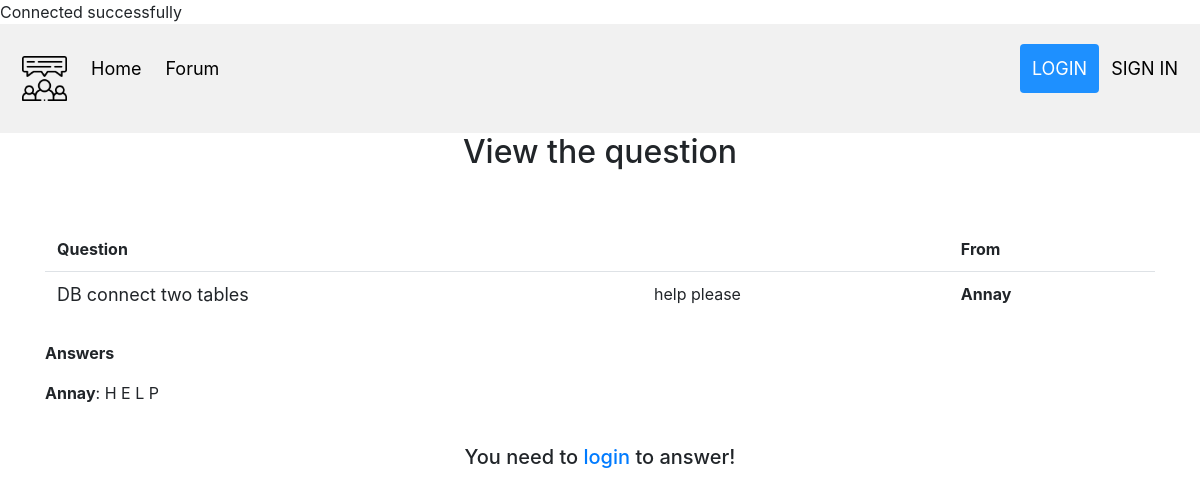
/SystemSecurity_Securewebapp/selection.php?number=127, run on the app's committed database.
### tables this page shows
CREATE TABLE `question` (
  `number` double NOT NULL,
  `titleQ` text NOT NULL,
  `bodyQ` text NOT NULL,
  `username` varchar(50) NOT NULL
);

CREATE TABLE `answer` (
  `numA` double NOT NULL,
  `answerQ` text NOT NULL,
  `quesNum` double NOT NULL,
  `username` varchar(50) NOT NULL
);

### SystemSecurity_Securewebapp/selection.php (the view, shortened to what this page needs)
<?php
	include_once('server.php');
?>
<!DOCTYPE html>
<html>
	<head><title>Question</title>
		<link rel="stylesheet" type="text/css" href="style.css">
		<link rel="stylesheet" href="https://stackpath.bootstrapcdn.com/bootstrap/4.4.1/css/bootstrap.min.css">
	</head>
	<body >
	<div class="header">
		<a href="index.php" class="logo"><img src="chat.png" style="width: 45px"></a>
		<a href="index.php" class="home">Home</a>
		<a href="forum.php" class="forum">Forum</a>
		<div class="header-right">
			<?php  if (isset($_SESSION['username'])) : ?>
				<p>You are <strong><?php echo $_SESSION['username']; ?></strong></p>
				<p> <a href="index.php?logout='1'" style="color: red;">logout</a> </p>
				<?php else: ?>
				<a class="active" href="login.php">LOGIN</a>
				<a href="register.php">SIGN IN</a>
			<?php endif ?>
		</div>
	</div>
	<div  class="content">
		<h2 style="text-align: center;">View the question</h2>
		<br><br>
		<?php
            $number = $_GET["number"];
            $sql = "SELECT * FROM question WHERE number =" . $number;
            $result = $conn->query($sql);
        ?>
<div class="contentt">
<div class="container">
	<table class="table" style="margin: auto; border-top:none;" >
		<thead>
            <tr>
                <th scope="col"  style="border:none;">Question</th>
                <th scope="col"  style="border:none;"> </th>
                <th scope="col"  style="border:none;">From</th>
            </tr>
		</thead>
		<tbody>
         <?php
            while ($row = $result-> fetch_assoc()){
                    echo " <tr>
                        <td> <span style='font-size: 18px;'>" .$row["titleQ"]."</span></td>
                        <td> <span>" .$row["bodyQ"]."</span></td>
                        <td><b>" .$row["username"]."</b></td>
                    </tr>";
            }
        ?>
        </tbody>
    </table>
<br>
    <b><p>Answers</p> </b>
                <?php
                    $sql2 = "SELECT answer.answerQ, answer.username FROM answer, question WHERE question.number = " . $number . " and answer.quesNum = question.number";
                    $result2 = $conn->query($sql2);
                    if($result->num_rows >= 1) {
                            while ($row2 = $result2-> fetch_assoc()){
                                echo "<b><span>".
                                $row2['username'] . "</span></b>: "
                                    . $row2['answerQ'] . " </br> <br>";
                            }
                        }
                        else {
                            echo "Be the first one to comment!";
                        }
                    ?>
                </div>
            </div>
                    <?php
                        if (isset($_SESSION["username"])){
                            echo     "<div class='contentt'>
                                        <div id='form'>
                                                    <div class='col-lg-7 mx-auto'>
                                                        <div class='card mt-2 mx-auto p-10 bg-light'>
                                                        <div class='text-center mt-5'>
                                                            <p id='' style='font-size: 20px;'> <strong> Your answer:</strong></p>
                                                        </div>
                                                            <div class='card-body bg-ligh'>
                                                                <div class='container-fluid'>
                                                                    <form action='answer.php?number=" .$number. "' method='POST' id='comment-form' role='form'>
                                                                        <div class='controls'>
                                                                            <div class='row'>
                                                                                <div class='col-md-12'>
                                                                                    <div class='form-group'> <label></label> <input type='text' name='answerQ' class='form-control' placeholder='You can write your answer here' required='required' data-error='Comment is required.'> </div>
                                                                                </div>
                                                                            </div>
                                                                            </div>
                                                                            <div class='text-center mt-3'>
                                                                                <button type='submit' class='btn btn-primary btn-block' name='submit'>Post your answer!</button>
                                                                            </div>
                                                                    </form>
                                                                </div>
                                                            </div>
                                                            </div>
                                                        </div>
                                                    </div>
                                                </div>";
                        }
                        else {
                            echo "<div class='text-center mt-3'>
                            <h5>You need to <a href = 'login.php'>login</a> to answer!</h5>
                                                                            </div>";
                        }
                        ?>
	</div>
	</body>
</html>

### SystemSecurity_Securewebapp/style.css (style rules this page uses)
body { font-size: 120%; background: #F8F8FF; text-align: center; }
.header { overflow: hidden; background-color: #f1f1f1; padding: 20px 10px; }
.header a { float: left; color: black; text-align: center; padding: 12px; text-decoration: none; font-size: 18px; line-height: 25px; border-radius: 4px; }
.header a.logo { font-size: 25px; font-weight: bold; }
.header a.active { background-color: dodgerblue; color: white; }
.header-right { float: right; }

### data on the page
question: titleQ "DB connect two tables", bodyQ "help please", username "Annay"
answer: username "Annay", answerQ "H E L P"
